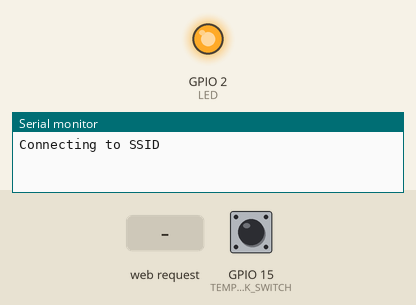
A sketch run on a simulated ESP32. Parts: output pins drawn as LEDs (lit = HIGH), the last lines printed to the serial monitor. The test bench sets the inputs (shaded band); at power-on: GPIO 15 (TEMP_TARGET_LOCK_SWITCH) HIGH. WiFi joins after 1.5 s; servers stay silent unless stated; the local clock reads 2024-03-15 10:24:30 at power-on unless the sketch sets it; EEPROM starts erased; web services answer with replies made up by the test bench.

Above: at 0.1 s.
At 3.0 s:
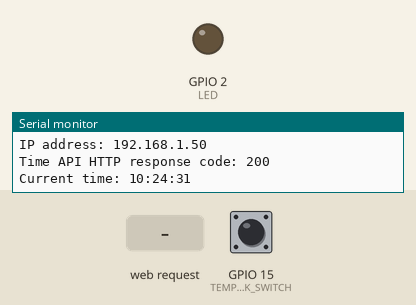
3.1 s: HTTP request GET /undefined received
4.6 s: HTTP request GET /tempTarget received
At 5.3 s:
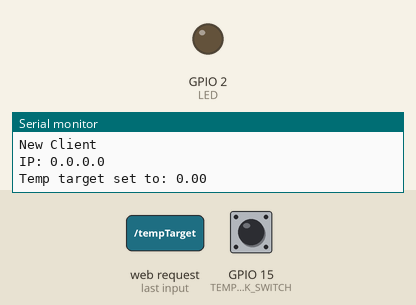
6.1 s: HTTP request GET /temp received
Timing chart, 0 to 9.1 s (numbered marks = the images above; inputs shaded):
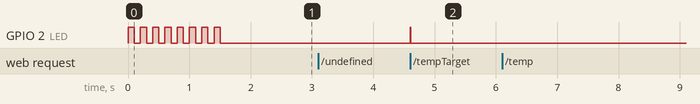

Measured:
- after the input at 4.6 s, GPIO 2 (LED): LOW → HIGH at once, → LOW 0.01 s later

The sketch:

server.ino
```cpp
#include <WiFi.h>
#include <HTTPClient.h>
#include <Arduino_JSON.h>
#include <EEPROM.h>

#define EEPROM_OFFSET 0
#define LED 2
#define TEMP_TARGET_LOCK_SWITCH 15

const char* SSID = "SSID";
const char* PASSWORD = "PASSWORD";
const char* TIME_SERVER_URL = "http://worldtimeapi.org/api/timezone/Europe/Warsaw";
const char* FAVICON_URL = "https://www.cprogramming.com/favicon.ico";
const char DEG = 186;

const int TIMEOUT = 2000;
const int UPDATE_TIME_INTERVAL = 43200000;

WiFiServer server(80);
HTTPClient http;


uint32_t time_update_millis;
uint32_t updated_time;
uint32_t current_time;


struct Data {
  float temp;
  float temp_target;
  float temp_min;
  float temp_max;
  uint32_t temp_updated_time;
  IPAddress target_set_IP;
};

Data data;

float delta_temp = -999;


void setup() {
  pinMode(LED, OUTPUT);
  pinMode(TEMP_TARGET_LOCK_SWITCH, INPUT_PULLUP);

  Serial.begin(115200);
  EEPROM.begin(sizeof(struct Data) + EEPROM_OFFSET);
  connect();
  server.begin();

  EEPROM.get(EEPROM_OFFSET, data);
  updated_time = get_current_time();
  time_update_millis = millis();
  current_time = updated_time;
}


void loop() {
  if (WiFi.status() == WL_CONNECTED) {
    WiFiClient client = server.available();
    if (client) {
      digitalWrite(LED, HIGH);
      handle_client(client);
      digitalWrite(LED, LOW);
    }
  }
  else {
    connect();
  }

  timer_update();
}


void timer_update() {
  if (millis() < time_update_millis) {
    time_update_millis = millis();
  }

  if ((millis() - time_update_millis) > UPDATE_TIME_INTERVAL) {
    time_update_millis += UPDATE_TIME_INTERVAL;
    int32_t t = get_current_time();
    if (t >= 0) {
      updated_time = t;
      current_time = t;
    }
    else {
      updated_time = current_time;
    }
  }
  else {
    current_time = updated_time + (millis() - time_update_millis) / 1000;
  }

  if (current_time == 86400) {
    data.temp_max = data.temp;
    data.temp_min = data.temp;
    updated_time = 0;
    current_time = 0;
    time_update_millis = millis();
  }
}


int32_t get_current_time() {
  http.begin(TIME_SERVER_URL);
  int httpResponseCode = http.GET();
  if (httpResponseCode > 0) {
    Serial.print("\nTime API HTTP response code: ");
    Serial.println(httpResponseCode);
    String payload = http.getString();

    JSONVar json = JSON.parse(payload);
    if (JSON.typeof(json) == "undefined") {
      Serial.println("Parsing input failed!");
      return -1;
    }

    String datetime = JSON.stringify(json["datetime"]);
    String time = datetime.substring(12, 20);
    Serial.print("Current time: ");
    Serial.println(time);

    uint32_t time_seconds = time_string_to_seconds(time);
    return time_seconds;
  }
  else {
    Serial.print("\nTime API HTTP response code: ");
    Serial.println(httpResponseCode);
    return -1;
  }
}


String seconds_to_time_string(int seconds) {
  int minutes = seconds / 60;
  int hours = minutes / 60;
  seconds %= 60;
  minutes %= 60;
  hours %= 24;
  String time = "";
  if (hours < 10) {
    time += "0";
  }
  time += String(hours, DEC);
  time += ":";
  if (minutes < 10) {
    time += "0";
  }
  time += String(minutes, DEC);
  time += ":";
  if (seconds < 10) {
    time += "0";
  }
  time += String(seconds, DEC);
  return time;
}


uint32_t time_string_to_seconds(String time) {
  uint8_t hours = time.substring(0,2).toInt();
  uint16_t minutes = time.substring(3,5).toInt();
  uint16_t seconds = time.substring(6,8).toInt();
  uint32_t total_sec = hours * 3600 + minutes * 60 + seconds;
  return total_sec;
}


void connect() {
  Serial.print("\nConnecting to ");
  Serial.println(SSID);
  WiFi.begin(SSID, PASSWORD);
  while (WiFi.status() != WL_CONNECTED) {
    digitalWrite(LED, HIGH);
    delay(100);
    digitalWrite(LED, LOW);
    delay(100);
  }
  Serial.println("Connected!");
  Serial.print("IP address: ");
  Serial.println(WiFi.localIP());
  Serial.println("\n");
}

void save_temp_target(String header, WiFiClient client) {
  String temp_string = header.substring(header.indexOf("tempTarget") + 11, header.length());
  temp_string = temp_string.substring(0, temp_string.indexOf(" "));
  data.temp_target = temp_string.toFloat();
  data.target_set_IP = client.remoteIP();
  EEPROM.put(EEPROM_OFFSET, data);
  EEPROM.commit();
}


void save_temp(String header) {
  delta_temp = -data.temp;
  String temp_string = header.substring(header.indexOf("temp") + 5, header.length());
  temp_string = temp_string.substring(0, temp_string.indexOf(" "));
  data.temp = temp_string.toFloat();
  delta_temp += data.temp;

  data.temp_updated_time = current_time;
  if (data.temp > data.temp_max) {
    data.temp_max = data.temp;
  }
  if (data.temp < data.temp_min) {
    data.temp_min = data.temp;
  }
  EEPROM.put(EEPROM_OFFSET, data);
  EEPROM.commit();
}


void handle_client(WiFiClient client) {
  uint32_t connection_start_millis = millis();
  String header = "";
  String currentLine = "";
  char c;
  while (client.connected() && millis() - connection_start_millis <= TIMEOUT) {
    if (client.available()) {
      c = client.read();
      header += c;
      if (c == '\n') {
        if (currentLine.length() == 0) {
          client.println("HTTP/1.1 200 OK");
          client.println("Content-type:text/html");
          client.println("Connection: close");
          client.println();

          Serial.print("\nNew Client\nIP: ");
          Serial.println(client.remoteIP());

          if (header.indexOf("tempTarget") >= 0) {
            if (digitalRead(TEMP_TARGET_LOCK_SWITCH) == HIGH) {
              save_temp_target(header, client);

              client.print(data.temp_target);
              Serial.print("Temp target set to: ");
              Serial.println(data.temp_target);
            }
            else {
              client.print("Temp target is locked at ");
              client.print(data.temp_target);
              Serial.print("Temp target locked at: ");
              Serial.println(data.temp_target);
            }
          }

          else if (header.indexOf("temp") >= 0 ) {
            save_temp(header);

            client.print(data.temp_target);
            Serial.print("Current temp: ");
            Serial.println(data.temp);
          }

          else {
            client.println("<!DOCTYPE html><html>");
            client.println("<head><meta name=\"viewport\" content=\"width=device-width, initial-scale=2\">");
            client.print("<link rel=\"icon\" href=\"");
            client.print(FAVICON_URL);
            client.println("\" sizes=\"16x16\" type=\"image/png\">");
            client.println("<style>html { font-family: Helvetica; display: inline-block; margin: 0px auto; text-align: center;}");
            client.println("</style></head>");
            client.println("<body style='background-color:#1c1c1c;'><h1 style='color:white'>Temp control</h1>");

            client.println("<br>");
            client.println("<h3 style='color:white'>Current temp: " + String(data.temp) + " " + DEG + "C</h3>");
            if (delta_temp != -999) {
              if (delta_temp >= 0.0) {
                client.println("<h3 style='color:red'>Temp diff: " + String(delta_temp) + " " + DEG + "C</h3>");
              }
              else {
                client.println("<h3 style='color:#008cff'>Temp diff: " + String(delta_temp) + " " + DEG + "C</h3>");
              }
            }
            client.println("<br>");
            client.println("<h3 style='color:red'>Temp max: " + String(data.temp_max) + " " + DEG + "C</h3>");
            client.println("<h3 style='color:#008cff'>Temp min: " + String(data.temp_min) + " " + DEG + "C</h3>");
            client.println("<br>");
            client.println("<h3 style='color:white'>Updated: " + seconds_to_time_string(data.temp_updated_time) + "</h3>");
            client.println("<br>");
            client.println("<h3 style='color:white'>Temp target: " + String(data.temp_target) + " " + DEG + "C</h3>");
            client.print("<h3 style='color:white'>Set from: ");
            client.print(data.target_set_IP.toString());
            client.println("</h3>");
            client.println("</body></html>");
          }

          client.println();
          break;
        }
        else {
          currentLine = "";
        }
      }
      else if (c != '\r') {
      currentLine += c;
      }
    }
  }
  client.stop();
}
```
